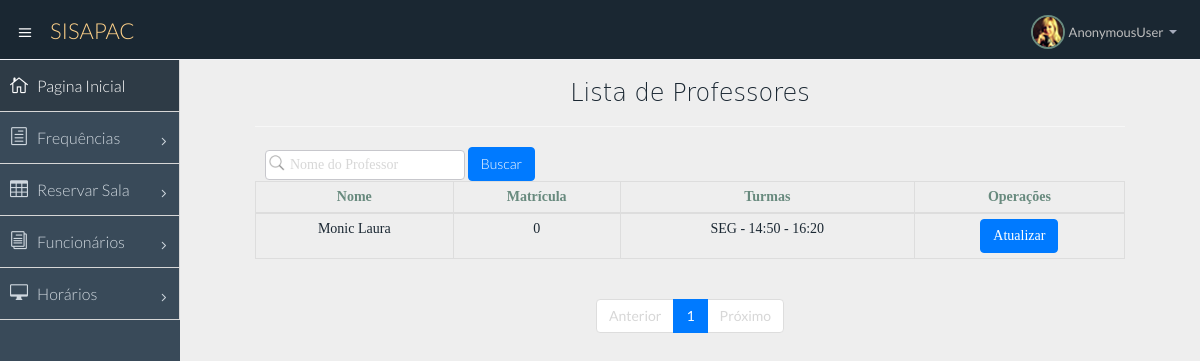
Before: /professor/list with the older database file.
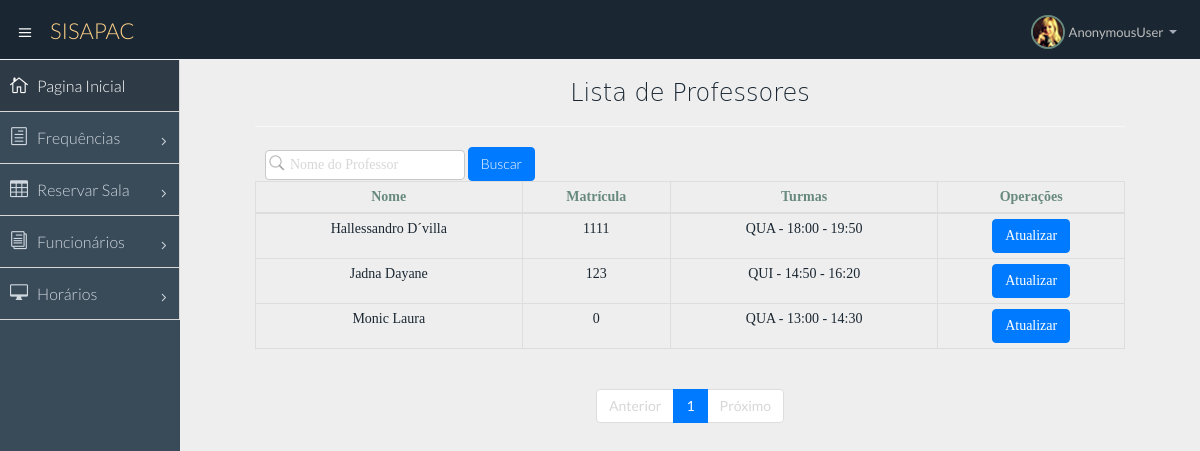
After: the same page with the newer database file.
### appsispac/models.py (models this page shows, shortened)
class Funcionario(User):
    nome = models.CharField("Nome", max_length=200)
    matricula = models.IntegerField("Matricula",unique=False)
    Email = models.EmailField("E-Mail", max_length=200)
    senha = models.CharField(max_length=32)

class Professor(Funcionario):
    def __str__(self):
        return self.nome

class Funcionario(User):
    nome = models.CharField("Nome", max_length=200)
    matricula = models.IntegerField("Matricula",unique=False)
    Email = models.EmailField("E-Mail", max_length=200)
    senha = models.CharField(max_length=32)

class Horario_Professor(models.Model):
    WEEKDAYS = (
        ('ND', 'Não definido'),
        ('SEG', 'Segunda-Feira'),
        ('TER', 'Terça-Feira'),
        ('QUA', 'Quarta-Feira'),
        ('QUI', 'Quinta-Feira'),
        ('SEX', 'Sexta-Feira'),
    )
    weekdays = models.CharField(
        max_length=25,
        choices=WEEKDAYS,
        default='ND',
    )
    HORARIOS = (
        ('Vazio', 'Indefinido'),
        ('07:00 - 08:30', '07:00 - 08:30'),
        ('08:50 - 10:20', '08:50 - 10:20'),
        ('10:30 - 12:00', '10:30 - 12:00'),
        ('13:00 - 14:30', '13:00 - 14:30'),
        ('14:50 - 16:20', '14:50 - 16:20'),
        ('16:30 - 18:00', '16:30 - 18:00'),
        ('18:00 - 19:50', '18:00 - 19:50'),
        ('20:00 - 22:00', '20:00 - 22:00'),
    )
    horario = models.CharField(
        max_length=30,
        choices=HORARIOS,
        default='Vazio',
    )
    turma = models.CharField("Turma", max_length=150)
    disciplina = models.CharField("Disciplina", max_length=255)
    professor = models.ForeignKey(Professor, on_delete=models.PROTECT)
    sala = models.ForeignKey(Sala, on_delete=models.PROTECT)
    def __str__(self):
        return self.weekdays + " - " + self.horario

### appsispac/views.py (the view)
# urls.py: url(r'^professor/list$', professor_list, name='professor_list'),
def professor_list(request):
    criterio = request.GET.get('criterio')
    if(criterio):
        professores = Professor.objects.filter(nome__contains=criterio)
        horarios = []
        for h in Horario_Professor.objects.all():
            if h.professor.nome.__contains__(criterio):
                horarios.append(h)
    else:
        professores = Professor.objects.all().order_by('nome')
        horarios = Horario_Professor.objects.all()
        criterio = ""
    paginator = Paginator(professores,5)
    page = request.GET.get('page')
    try:
        professores = paginator.page(page)
    except PageNotAnInteger:
        professores = paginator.page(1)
    except EmptyPage:
        professores = paginator.page(paginator.num_pages)
    dados = {'professores':professores, 'criterio':criterio, 'paginator':paginator, 'page_obj':professores, 'horarios':horarios}
    return render(request, 'professor/professor_list.html', dados)

### templates/professor/professor_list.html
{% extends 'base.html' %}
{% block conteudo %}
    <h3>Lista de Professores</h3>
    <hr>
    <form action="{%  url 'professor_list' %}" method="get" class="navbar-form navbar-left" role="search">
        <div class="form-group">
            <input type="text" id="criterio" name= "criterio" value="{{ criterio }}" placeholder="Nome do Professor" class="form-control">
        </div>
        <button type="submit" class="btn btn-primary">Buscar</button>
    </form>
    <table class="table table-hover table-condensed table-bordered">
        <thead>
            <tr>
                <th>Nome</th>
                <th>Matrícula</th>
                <th>Turmas</th>
                <th>Operações</th>
            </tr>
        </thead>
        <tbody>
            {% for professor in professores %}
                <tr>
                    <td>{{ professor.nome }}</td>
                    <td>{{ professor.matricula }}</td>
                    <td>
                    {% for horario in horarios %}
                        {% if professor.nome == horario.professor.nome %}
                            <p><a href="{% url 'professor_detail' professor.pk %}">{{ horario }}</a></p>
                        {% endif %}
                    {% endfor %}
                    </td>
                    <td><a href="{% url 'professor_update' professor.pk %}" class="btn btn-primary">Atualizar</a></td>
                </tr>
            {% endfor %}
        </tbody>
    </table>
    {% include 'utils/paginacao.html' %}
{% endblock %}

Changed rows visible on the page:
removed Horario_Professor: weekdays+horario "SEG - 14:50 - 16:20", shown under Professor "Monic Laura"
added Professor: nome "Hallessandro D´villa", matricula "1111"
added Horario_Professor: weekdays+horario "QUA - 18:00 - 19:50", shown under "Hallessandro D´villa"
added Professor: nome "Jadna Dayane", matricula "123"
added Horario_Professor: weekdays+horario "QUI - 14:50 - 16:20", shown under "Jadna Dayane"
added Horario_Professor: weekdays+horario "QUA - 13:00 - 14:30", shown under Professor "Monic Laura"
